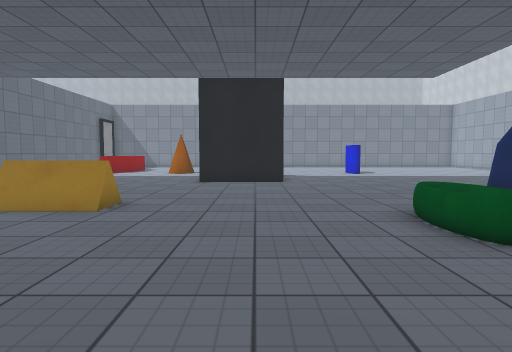
View 1 (above)

21 first-person views from a walk through a scene from a Unity 3-D project. The camera is 1.2 m above the floor, tilts 4° down and sees 75° across. The floor is counted in squares, 1 m on a side. Each view is taken from the middle of a square. On the plan, view 1 faces up. The plan holds only what a view shows up to about 14 squares ahead; the rest is blank. The place goes on beyond the plan. The player is left out. Surface patterns are stand-ins for the level's own textures.

View 2
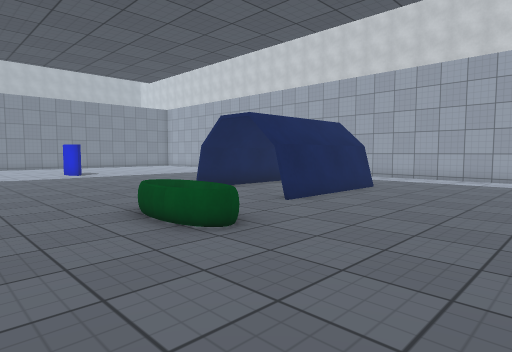

View 3
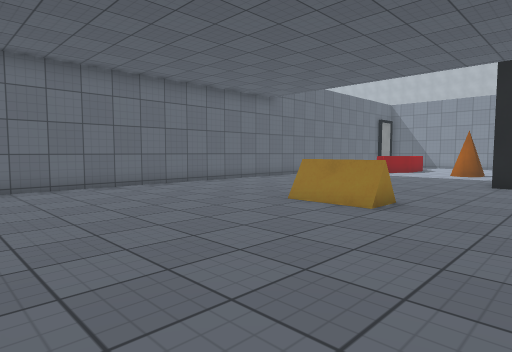

View 4
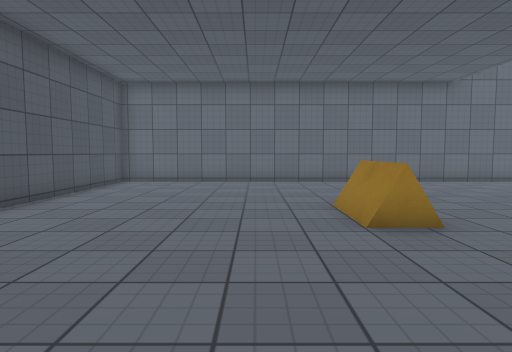

View 5
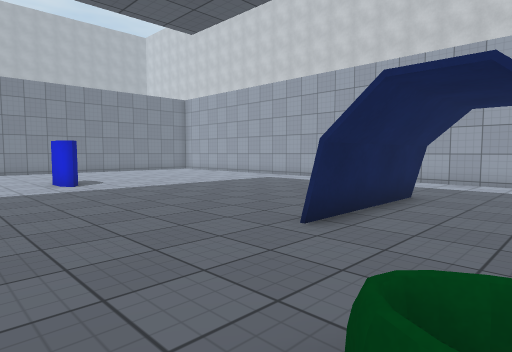

View 6
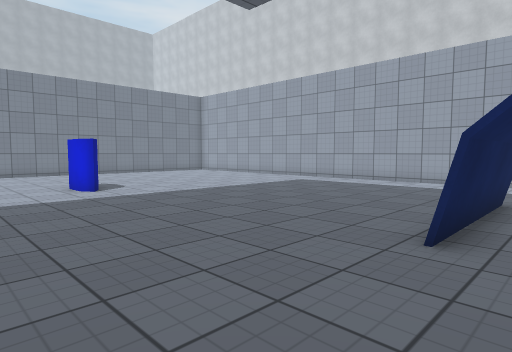

View 7
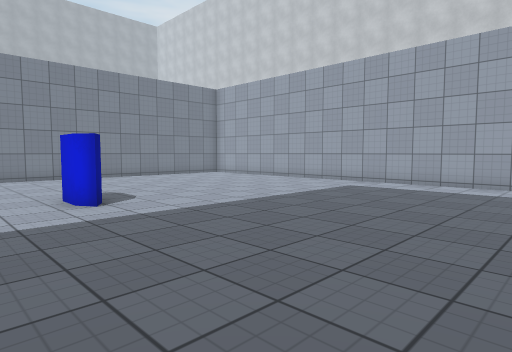

View 8
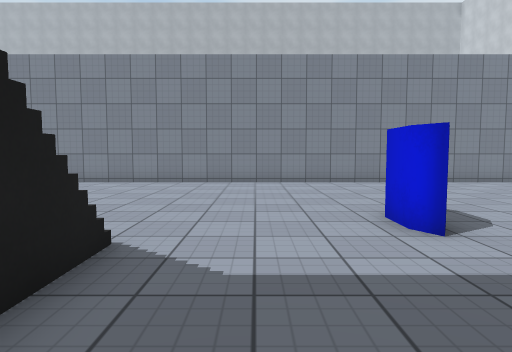

View 9
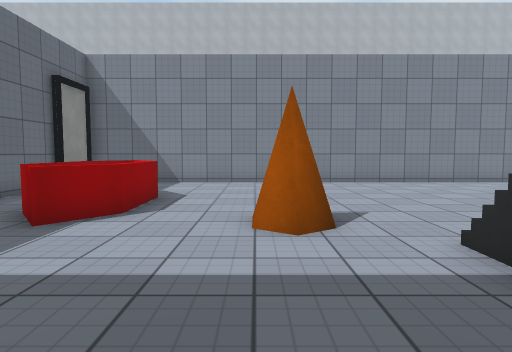

View 10
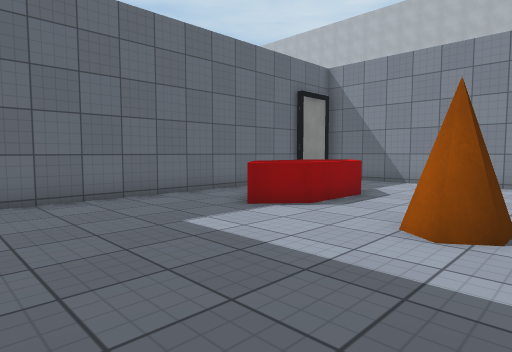

View 11
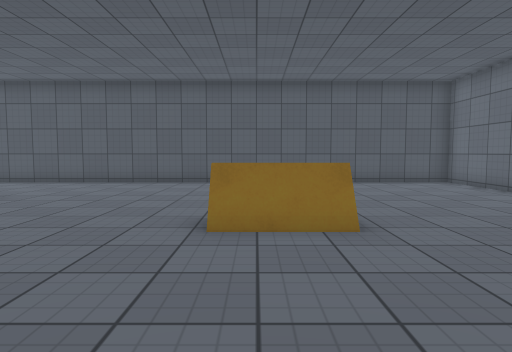

View 12
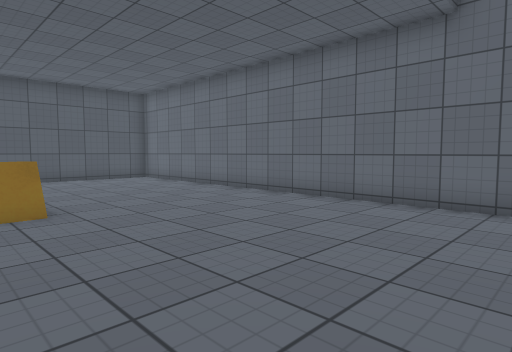

View 13
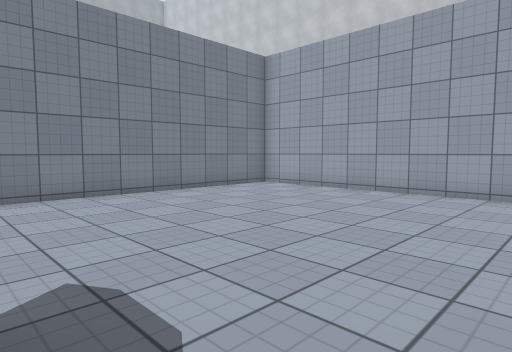

View 14
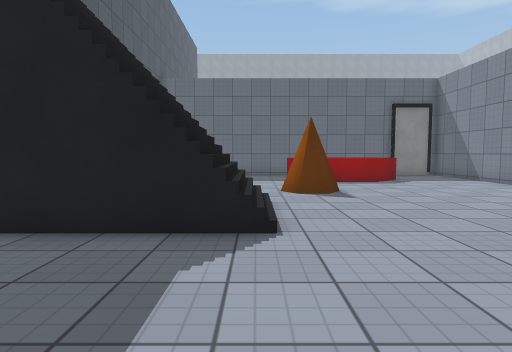

View 15
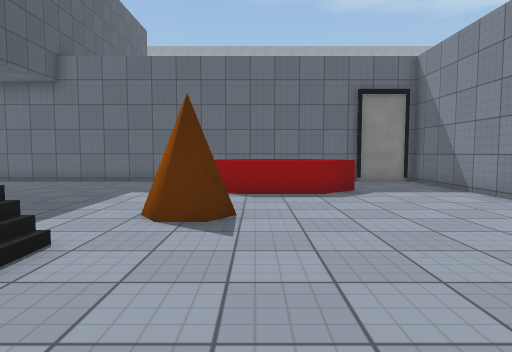

View 16
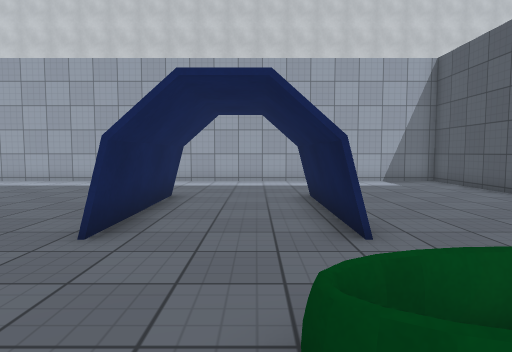

View 17
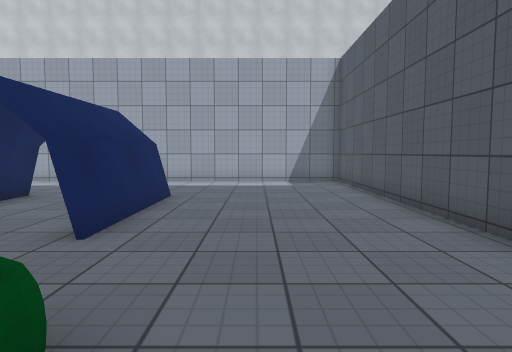

View 18
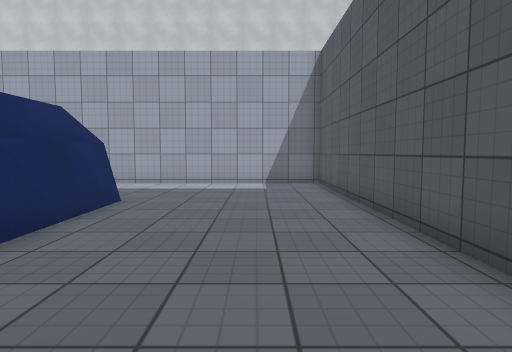

View 19
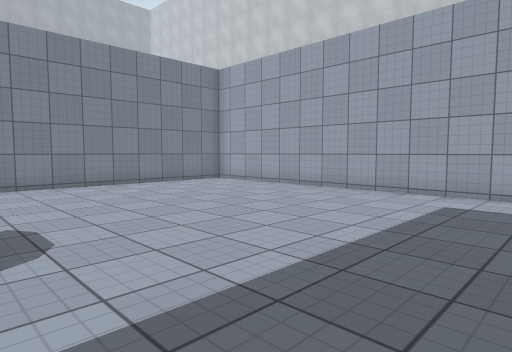

View 20
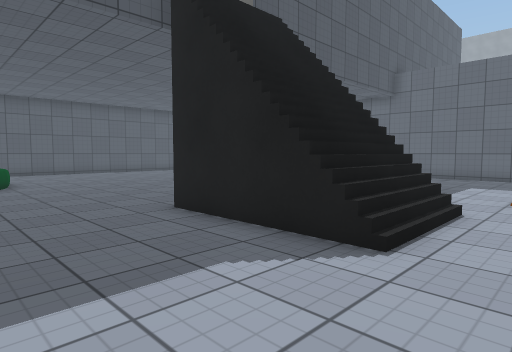

View 21
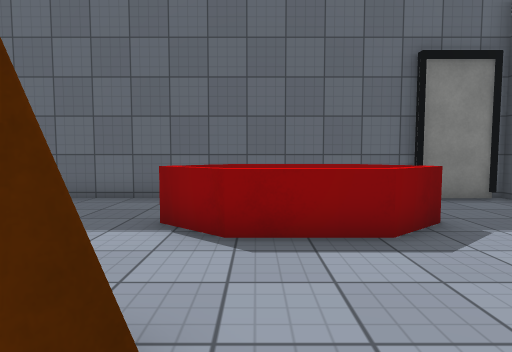

### Floor plan
Points are (right, up) in squares from view 1. A wall is a line through its corners. A room is listed if a view was taken in it or the views show most of it. See-through windows are left out.
Room 1 (views 1, 2, 3, 4, 5, 6, 7, 8, 9, 10, 11, 12, 13, 14, 15, 16, 17, 18, 19, 20, 21)
walls: (6.1, 19.3) (5.7, 18.7) (5.4, 19.2) (5.4, 20.2); (6.5, 8.6) (6.5, 9.5); (-4.1, 19.4) (-4.4, 19.2); (-4.9, 19.3) (-4.9, 20.1); (-4.5, 20.2) (-4.1, 19.9) (-4.1, 19.6) (-4.5, 19.3) (-4.8, 19.5); (-4.4, 20.4) (-3.8, 20); (6.5, 5.8) (11.4, 5.8) (6.5, 5.8) (6.5, 6.2); (11.4, 9.1) (6.5, 9.1); (11.4, 5.5) (6.5, 5.5); (-11.8, 25.2) (-11.8, -0.5) (16.1, -0.5) (16.1, 27.5) (-11.9, 27.5); (-11.6, 27.2) (-11.6, 25.1)
low walls: (2.9, 6) (3.1, 6.4); (-3.8, 20) (-3.8, 19.3) (-4.4, 18.9) (-4.9, 19.3); (-3.1, 7.3) (-5.6, 7.3); (2.9, 5.6) (2.9, 6.1); (-3.1, 7.1) (-5.6, 7.1); (3.9, 5.6) (3.9, 6.1); (2.9, 5.3) (2.9, 5.8); (2.9, 5) (2.9, 5.5); (3, 4.7) (2.9, 5.2); (6.5, 5.6) (8.4, 5.6); (-5.5, 7.9) (-3.5, 7.9); (-5.6, 7.5) (-3.2, 7.5) (-3.2, 7) (-5.5, 7); (11.4, 9.3) (6.5, 9.3); (8.5, 5.6) (9.4, 5.6); (9.5, 5.6) (10.4, 5.6); (-8.6, 23.9) (-9.4, 22.9); (-8.7, 24.2) (-7.6, 23) (-7.6, 20.6) (-8.6, 19.4) (-9.7, 20.6)

Where each view was taken, in squares from view 1:
view 1: 0 up, 0 right, facing up
view 2: 0 up, 0 right, facing up-right
view 3: 0 up, 0 right, facing up-left
view 4: 5 up, 2 right, facing left
view 5: 6 up, 2 right, facing up-right
view 6: 8 up, 2 right, facing up-right
view 7: 11 up, 3 right, facing up-right
view 8: 14 up, 3 right, facing up
view 9: 14 up, 5 left, facing up
view 10: 14 up, 3 left, facing up-left
view 11: 13 up, 4 left, facing down
view 12: 15 up, 4 left, facing down-left
view 13: 18 up, 6 right, facing up-right
view 14: 18 up, 6 right, facing left
view 15: 21 up, 2 right, facing left
view 16: 7 up, 2 right, facing right
view 17: 3 up, 2 right, facing right
view 18: 2 up, 3 right, facing right
view 19: 15 up, 6 right, facing up-right
view 20: 20 up, 5 right, facing down-left
view 21: 21 up, 3 left, facing left
